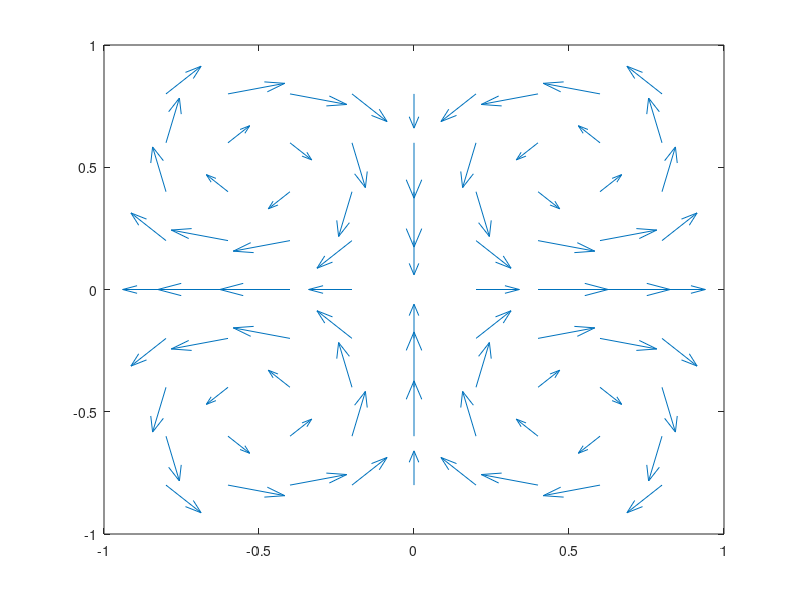

MATLAB code to generate this figure:
close all; clear all; clc

[x,y] = meshgrid(-0.8:0.2:0.8,-0.8:0.2:0.8);

u = sin(pi*x).*cos(pi*y);
v = -cos(pi*x).*sin(pi*y);

quiver(x,y,u,v)